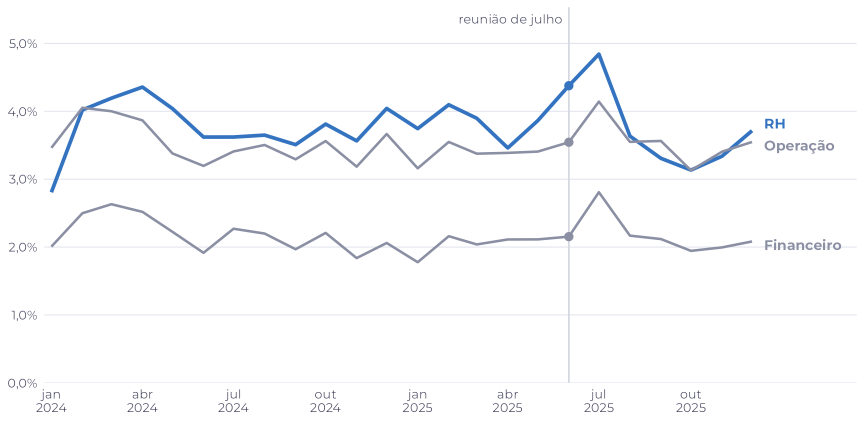
#> input picture docs/projetos/governanca-indicadores/index_files/figure-html/taxas-1.png, 1728 x 844 px (shown at 1/2 size)
$ python miniatura_post_indicadores.py
#> lines starting #> are read from the running program, lines starting #| are printed output that depends on the picture
"""Miniatura do post "Quando cada área calcula o mesmo indicador do seu jeito".

Uso: python scripts/miniatura_post_indicadores.py [pt|es|en]

Parte do gráfico das três taxas do caso Um número, três respostas, já
renderizado em docs/ (rode o render antes), e grava uma imagem 640x360 no
mesmo formato das miniaturas do Radar: o gráfico sobre o fundo creme do site,
centralizado em 16:9. Cada língua usa o gráfico da sua versão do caso.
"""
import sys
from pathlib import Path

from PIL import Image

SITE = Path(__file__).resolve().parent.parent
CASO = {
    "pt": "projetos/governanca-indicadores",
    "es": "es/proyectos/gobernanza-indicadores",
    "en": "en/projects/kpi-governance",
}
CREME = (246, 244, 241)  # $creme do orbita.scss
LARGURA, ALTURA = 640, 360


def miniatura(lingua: str) -> Path:
#> called with lingua = 'pt'
    grafico = SITE / "docs" / CASO[lingua] / "index_files" / "figure-html" / "taxas-1.png"
    img = Image.open(grafico).convert("RGBA")
#> img is the input picture: PIL image 1728x844 RGBA; mean R, G, B, A 8.5, 9.3, 10.9, 10.7
    fundo = Image.new("RGBA", img.size, CREME + (255,))
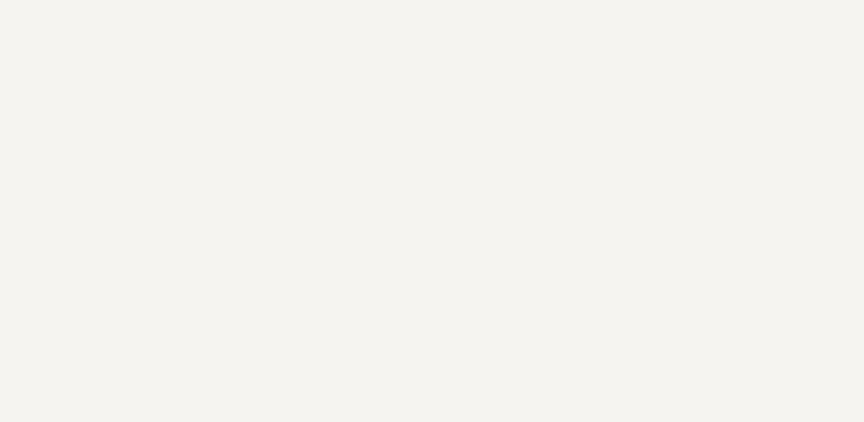
#> fundo: PIL image 1728x844 RGBA (shown at 1/2 size); mean R, G, B, A 246, 244, 241, 255
    img = Image.alpha_composite(fundo, img).convert("RGB")
#> img: PIL image 1728x844 RGB
    # Margem de 4% em volta e o resto em creme, para fechar 16:9 sem cortar.
    img.thumbnail((int(LARGURA * 0.92), int(ALTURA * 0.92)), Image.LANCZOS)
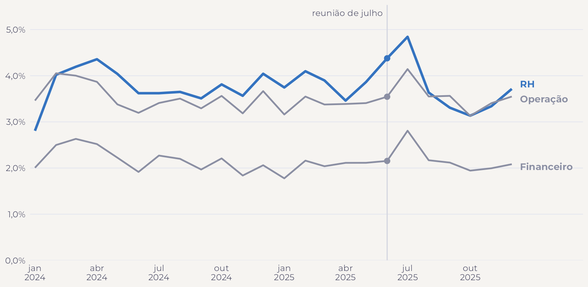
#> img: PIL image 588x287 RGB; mean R, G, B 241.7, 240.5, 238.9
    tela = Image.new("RGB", (LARGURA, ALTURA), CREME)
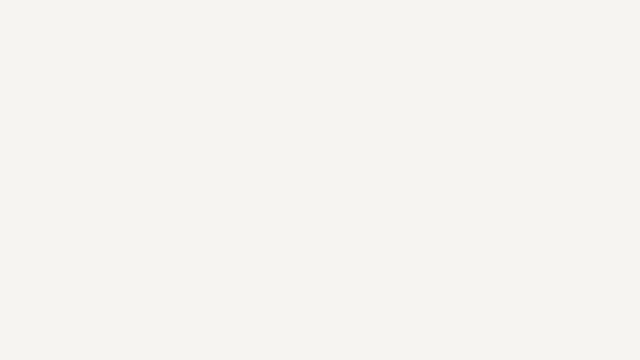
#> tela: PIL image 640x360 RGB; mean R, G, B 246, 244, 241
    tela.paste(img, ((LARGURA - img.width) // 2, (ALTURA - img.height) // 2))
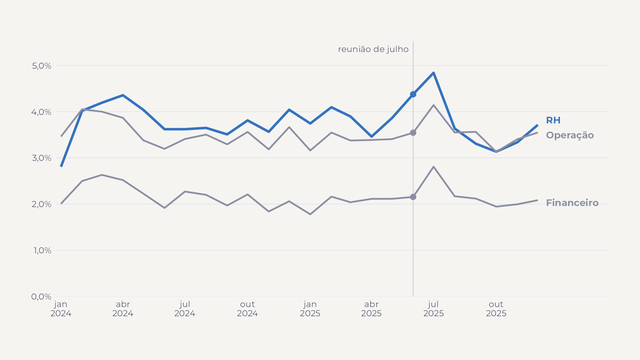
#> tela: PIL image 640x360 RGB; mean R, G, B 242.9, 241.5, 239.5
    saida = SITE / CASO[lingua] / "img" / "taxas_mini.jpg"
    tela.save(saida, quality=85, optimize=True, progressive=True)
    return saida


if __name__ == "__main__":
    for lingua in sys.argv[1:] or ["pt"]:
        print(miniatura(lingua).relative_to(SITE))

$ run again, with _freeze/projetos/governanca-indicadores/index/figure-html/fluxo-1.png copied over docs/projetos/governanca-indicadores/index_files/figure-html/taxas-1.png
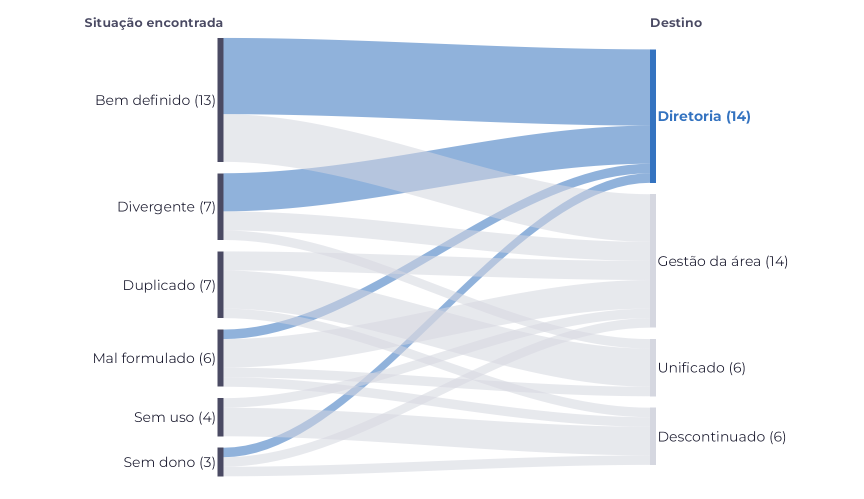
#> input picture _freeze/projetos/governanca-indicadores/index/figure-html/fluxo-1.png, 1728 x 998 px (shown at 1/2 size)
#> in miniatura, img is the input picture: PIL image 1728x998 RGBA; mean R, G, B, A 56.2, 64.3, 76.1, 54.4
#> in miniatura, `img.thumbnail((int(LARGURA * 0.92), int(ALTURA * 0.92)), Image.LANCZOS)`:
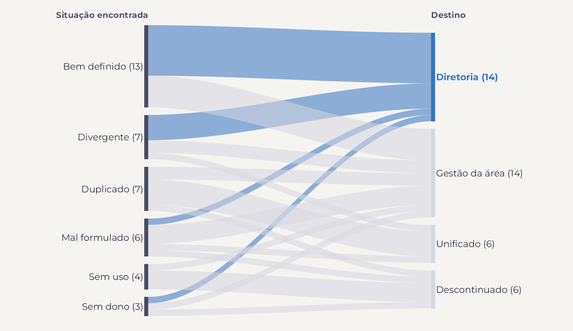
#> img: PIL image 573x331 RGB; mean R, G, B 226.1, 229, 233.5
#> in miniatura, `tela.paste(img, ((LARGURA - img.width) // 2, (ALTURA - img.height) // ..`:
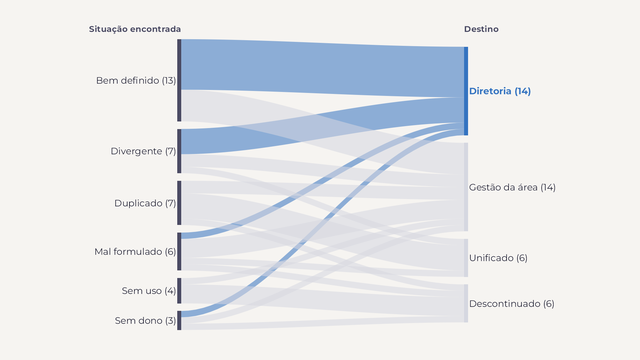
#> tela: PIL image 640x360 RGB; mean R, G, B 229.6, 231.6, 234.9

$ run again, with _freeze/projetos/governanca-indicadores/index/figure-html/fluxo-celular-1.png copied over docs/projetos/governanca-indicadores/index_files/figure-html/taxas-1.png
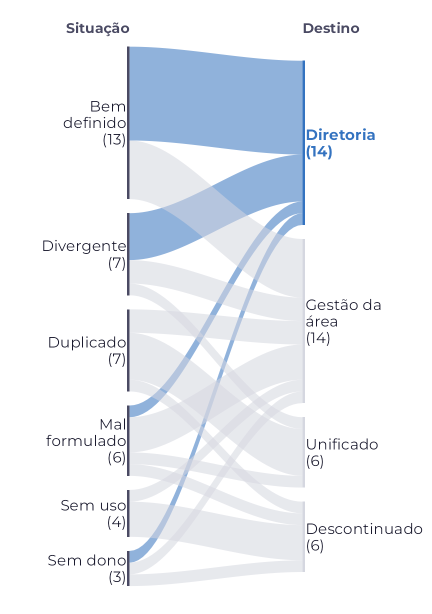
#> input picture _freeze/projetos/governanca-indicadores/index/figure-html/fluxo-celular-1.png, 864 x 1228 px (shown at 1/2 size)
#> in miniatura, img is the input picture: PIL image 864x1228 RGBA; mean R, G, B, A 45.9, 52.5, 62.4, 45.8
#> in miniatura, `img.thumbnail((int(LARGURA * 0.92), int(ALTURA * 0.92)), Image.LANCZOS)`:
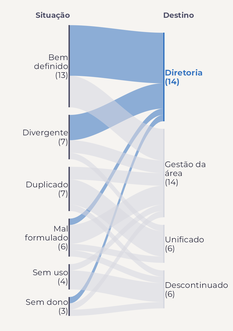
#> img: PIL image 233x331 RGB; mean R, G, B 228.4, 230.5, 233.8
#> in miniatura, `tela.paste(img, ((LARGURA - img.width) // 2, (ALTURA - img.height) // ..`:
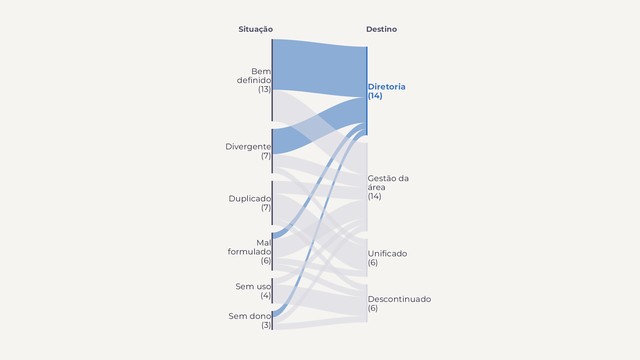
#> tela: PIL image 640x360 RGB; mean R, G, B 240.1, 239.5, 238.6

$ run again, with _freeze/projetos/governanca-indicadores/index/figure-html/taxas-celular-1.png copied over docs/projetos/governanca-indicadores/index_files/figure-html/taxas-1.png
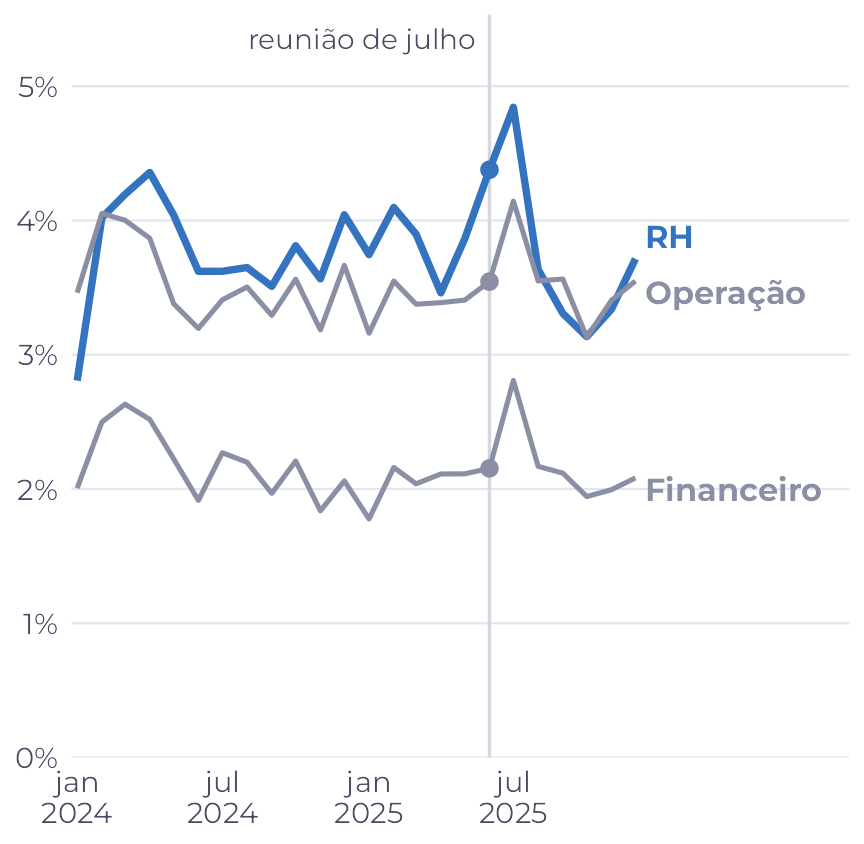
#> input picture _freeze/projetos/governanca-indicadores/index/figure-html/taxas-celular-1.png, 864 x 844 px
#> in miniatura, img is the input picture: PIL image 864x844 RGBA; mean R, G, B, A 9.9, 11, 13.2, 13.7
#> in miniatura, `tela.paste(img, ((LARGURA - img.width) // 2, (ALTURA - img.height) // ..`:
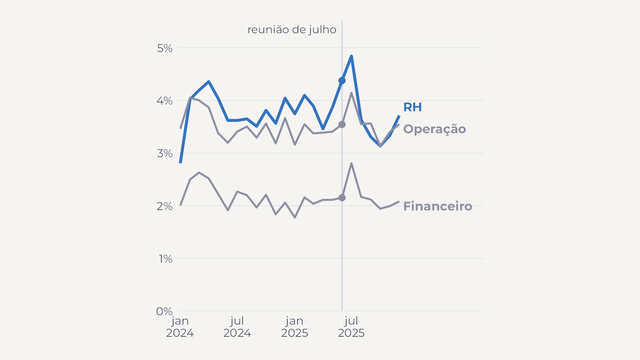
#> tela: PIL image 640x360 RGB; mean R, G, B 243.1, 241.6, 239.5
